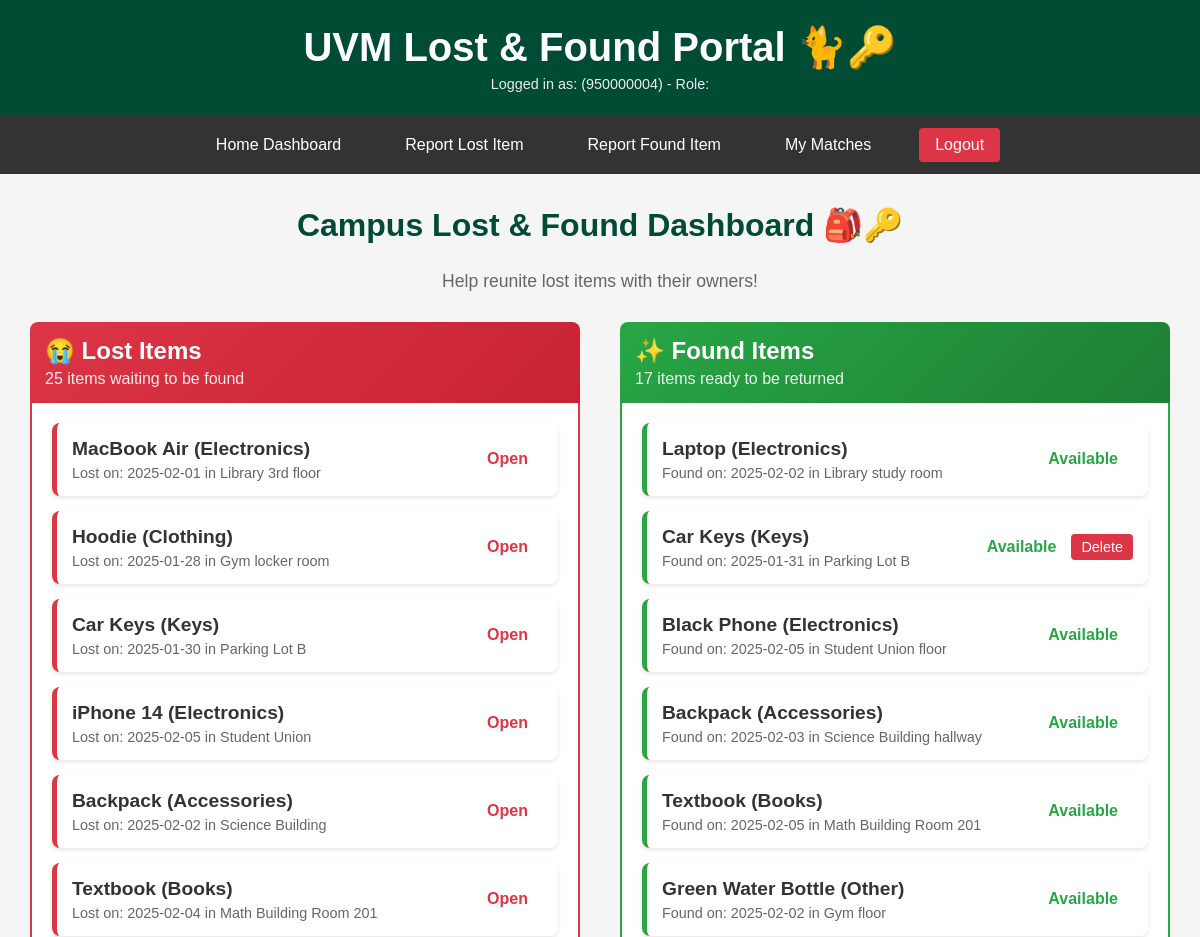
The app's page / (signed in, upper part), older data.
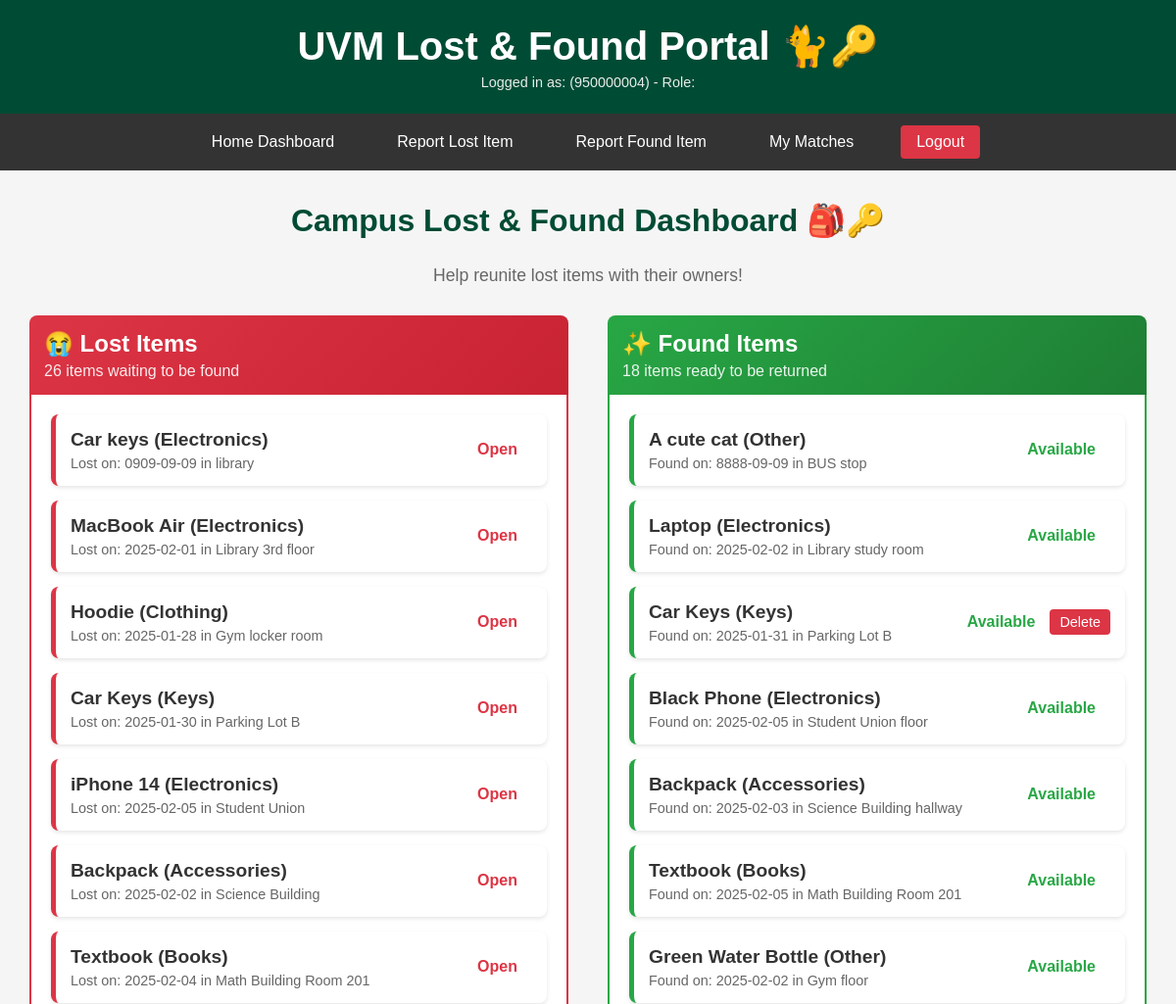
The same page, newer data.
### tables this page shows
CREATE TABLE Users (
    user_id TEXT PRIMARY KEY,
    name TEXT NOT NULL,
    email TEXT UNIQUE NOT NULL,
    phone TEXT,
    password_hash TEXT NOT NULL,
    role TEXT DEFAULT 'student' CHECK(role IN ('student', 'staff', 'admin')),
    date_joined DATE DEFAULT (strftime('%Y-%m-%d %H:%M:%S', 'now'))
);

CREATE TABLE LostPosts (
    lost_id TEXT PRIMARY KEY,
    user_id TEXT NOT NULL,
    item_name TEXT NOT NULL,
    category TEXT CHECK(category IN (
        'Electronics', 'Clothing', 'Accessories', 
        'Documents', 'Keys', 'Books', 'Other'
    )),
    description TEXT,
    date_lost DATE,
    last_seen_location TEXT,
    date_posted TIMESTAMP DEFAULT (strftime('%Y-%m-%d %H:%M:%S', 'now')),
    status TEXT DEFAULT 'open' CHECK(status IN ('open', 'matched', 'closed')),
    FOREIGN KEY (user_id) REFERENCES Users(user_id) ON DELETE CASCADE
);

CREATE TABLE FoundPosts (
    found_id TEXT PRIMARY KEY,
    user_id TEXT NOT NULL,
    item_name TEXT NOT NULL,
    category TEXT CHECK(category IN (
        'Electronics', 'Clothing', 'Accessories', 
        'Documents', 'Keys', 'Books', 'Other'
    )),
    description TEXT,
    date_found DATE,
    found_location TEXT,
    storage_location TEXT,
    date_posted TIMESTAMP DEFAULT (strftime('%Y-%m-%d %H:%M:%S', 'now')),
    status TEXT DEFAULT 'available' CHECK(status IN ('available', 'matched', 'returned')),
    FOREIGN KEY (user_id) REFERENCES Users(user_id) ON DELETE CASCADE
);

### main.py (the view)
@app.get("/", response_class=HTMLResponse)
async def home_dashboard(request: Request, user_id: Optional[str] = Cookie(None)):
    current_user = get_current_user(user_id)
    if not current_user:
        return RedirectResponse("/login", status_code=status.HTTP_303_SEE_OTHER)
    lost_posts = get_lost_posts(status='open')
    found_posts = get_found_posts(status='available')
    return templates.TemplateResponse(
        "home.html",
        {
            "request": request,
            "lost_posts": lost_posts,
            "found_posts": found_posts,
            **current_user
        }
    )

### templates/home.html (shortened to what this page needs)
{% extends "layout.html" %}
{% block content %}
    <div style="text-align: center; margin-bottom: 30px;">
        <h2 style="color: var(--uvm-green); font-size: 2em;">Campus Lost & Found Dashboard 🎒🔑</h2>
        <p style="color: #666; font-size: 1.1em;">Help reunite lost items with their owners!</p>
    </div>
    <div style="display: grid; grid-template-columns: 1fr 1fr; gap: 40px; margin-top: 30px;">
        <div>
            <div style="background: linear-gradient(135deg, #dc3545 0%, #c82333 100%); color: white; padding: 15px; border-radius: 8px 8px 0 0; margin-bottom: 0;">
                <h3 style="margin: 0; font-size: 1.5em;">😭 Lost Items</h3>
                <p style="margin: 5px 0 0 0; opacity: 0.9;">{{ lost_posts|length }} items waiting to be found</p>
            </div>
            <div style="background-color: white; border: 2px solid #dc3545; border-top: none; border-radius: 0 0 8px 8px; padding: 20px; min-height: 200px;">
                {% if lost_posts %}
                    <div style="display: flex; flex-direction: column; gap: 15px;">
                        {% for post in lost_posts %}
                            <div class="post-card lost-link" style="padding: 15px; border-left: 5px solid #dc3545; display: flex; justify-content: space-between; align-items: center;">
                                <div>
                                    <a href="/lost/{{ post.lost_id }}" style="text-decoration: none; color: #333;">
                                        <h4 style="margin: 0;">{{ post.item_name }} ({{ post.category }})</h4>
                                        <p style="margin: 5px 0 0 0; font-size: 0.9em; color: #666;">
                                            Lost on: {{ post.date_lost }} in {{ post.last_seen_location }}
                                        </p>
                                    </a>
                                </div>
                                <div style="display: flex; align-items: center;">
                                    <span class="status-{{ post.status }}" style="margin-right: 15px;">{{ post.status | capitalize }}</span>
                                </div>
                            </div>
                        {% endfor %}
                    </div>
                {% else %}
                    <div style="text-align: center; padding: 40px 20px; color: #999;">
                        <p style="font-size: 1.2em; margin-bottom: 10px;">🎉 Nothing is currently listed as lost!</p>
                        <p>Be the first to <a href="/add-lost" style="color: #dc3545; font-weight: bold;">report a lost item</a>.</p>
                    </div>
                {% endif %}
            </div>
        </div>
        <div>
            <div style="background: linear-gradient(135deg, #28a745 0%, #1e7e34 100%); color: white; padding: 15px; border-radius: 8px 8px 0 0; margin-bottom: 0;">
                <h3 style="margin: 0; font-size: 1.5em;">✨ Found Items</h3>
                <p style="margin: 5px 0 0 0; opacity: 0.9;">{{ found_posts|length }} items ready to be returned</p>
            </div>
            <div style="background-color: white; border: 2px solid #28a745; border-top: none; border-radius: 0 0 8px 8px; padding: 20px; min-height: 200px;">
                {% if found_posts %}
                    <div style="display: flex; flex-direction: column; gap: 15px;">
                        {% for post in found_posts %}
                            <div class="post-card found-link" style="padding: 15px; border-left: 5px solid #28a745; display: flex; justify-content: space-between; align-items: center;">
                                <div>
                                    <a href="/found/{{ post.found_id }}" style="text-decoration: none; color: #333;">
                                        <h4 style="margin: 0;">{{ post.item_name }} ({{ post.category }})</h4>
                                        <p style="margin: 5px 0 0 0; font-size: 0.9em; color: #666;">
                                            Found on: {{ post.date_found }} in {{ post.found_location }}
                                        </p>
                                    </a>
                                </div>
                                <div style="display: flex; align-items: center;">
                                    <span class="status-{{ post.status }}" style="margin-right: 15px;">{{ post.status | capitalize }}</span>
                                    {% if post.user_id == user_id or user_role == 'admin' %}
                                        <form action="/delete-found/{{ post.found_id }}" method="post" onsubmit="return confirm('Are you sure you want to delete this found report?');">
                                            <button type="submit" class="delete-btn" style="background-color: #dc3545; color: white; border-radius: 4px; padding: 5px 10px; border: none; cursor: pointer; font-size: 0.9em;">Delete</button>
                                        </form>
                                    {% endif %}
                                </div>
                            </div>
                        {% endfor %}
                    </div>
                {% else %}
                    <div style="text-align: center; padding: 40px 20px; color: #999;">
                        <p style="font-size: 1.2em; margin-bottom: 10px;">📦 No found items currently!</p>
                        <p>No items have been turned in yet.</p>
                    </div>
                {% endif %}
            </div>
        </div>
    </div>
{% endblock %}

### templates/layout.html (shortened to what this page needs)
<!DOCTYPE html>
<html lang="en">
<head>
</head>
<body>
    <header>
        <h1>UVM Lost & Found Portal 🐈🔑</h1>
        {% if user_id %}
            <p>Logged in as: {{ user_name }} ({{ user_id }}) - Role: {{ user_role | capitalize }}</p>
        {% else %}
            <p>You are viewing this as a guest. Please log in.</p>
        {% endif %}
    </header>
    {% if user_id %}
    <nav>
        <a href="/">Home Dashboard</a>
        <a href="/add-lost">Report Lost Item</a>
        <a href="/add-found">Report Found Item</a>
        <a href="/matches">My Matches</a>
        <a href="/logout" style="background-color: #dc3545;">Logout</a>
    </nav>
    {% endif %}
    <div class="container">
        {% block content %}{% endblock %}
    </div>
</body>
</html>

### templates/layout.html (style rules this page uses)
:root { --uvm-green: #004b34; --uvm-gold: #ffc72c; --light-bg: #f5f5f5; --white: #ffffff; --red-alert: #dc3545; --green-success: #28a745; }
body { font-family: 'Arial', sans-serif; margin: 0; padding: 0; background-color: var(--light-bg); color: #333; }
header { background-color: var(--uvm-green); color: var(--white); padding: 1.5em; text-align: center; }
header h1 { margin: 0; font-size: 2.5em; }
header p { margin: 5px 0 0 0; font-size: 0.9em; opacity: 0.9; }
nav { background-color: #333; padding: 0.75em 0; display: flex; justify-content: center; align-items: center; flex-wrap: wrap; }
nav a { color: var(--white); margin: 0 1em; text-decoration: none; padding: 0.5em 1em; border-radius: 4px; transition: background-color 0.2s; }
.container { width: 95%; max-width: 1400px; margin: 2em auto; }
.post-card { background-color: var(--white); padding: 20px; border-radius: 8px; box-shadow: 0 2px 4px rgba(0,0,0,0.1); transition: transform 0.2s; }
.post-card h4 { margin-top: 0; font-size: 1.2em; }
.lost-link { border-left: 5px solid var(--red-alert); }
.found-link { border-left: 5px solid var(--green-success); }
.status-open { color: var(--red-alert); font-weight: bold; }
.status-available { color: var(--green-success); font-weight: bold; }

Row changes from the older to the newer data that the page shows:
added LostPosts: item_name "Car keys", category "Electronics", date_lost "0909-09-09", last_seen_location "library", status "Open"
added FoundPosts: item_name "A cute cat", category "Other", date_found "8888-09-09", found_location "BUS stop", status "Available"
Text that changed along with them:
{{ lost_posts|length }}: "25" → "26"
{{ found_posts|length }}: "17" → "18"
